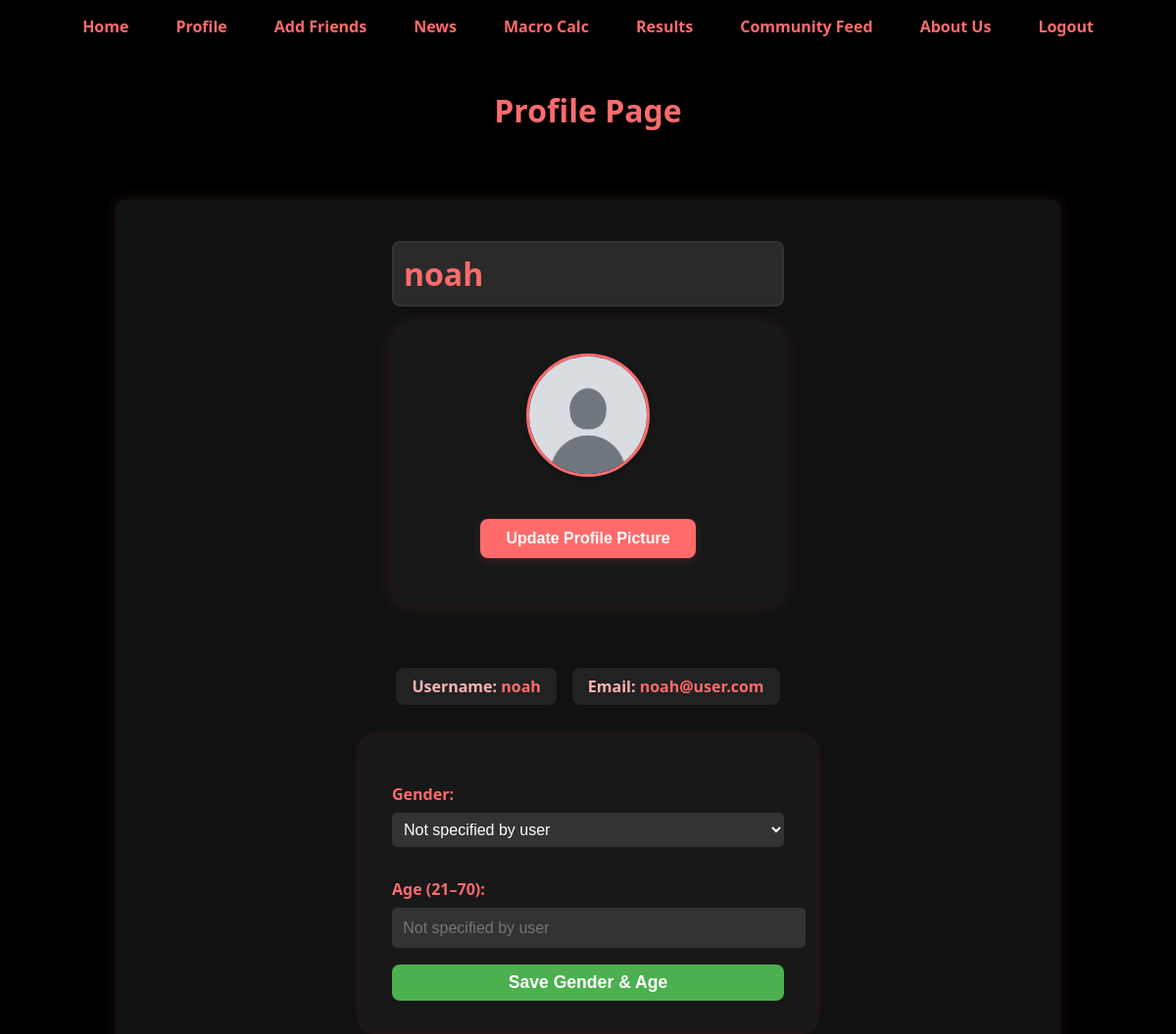
Before: /profile (signed in, upper part) with the older database file.
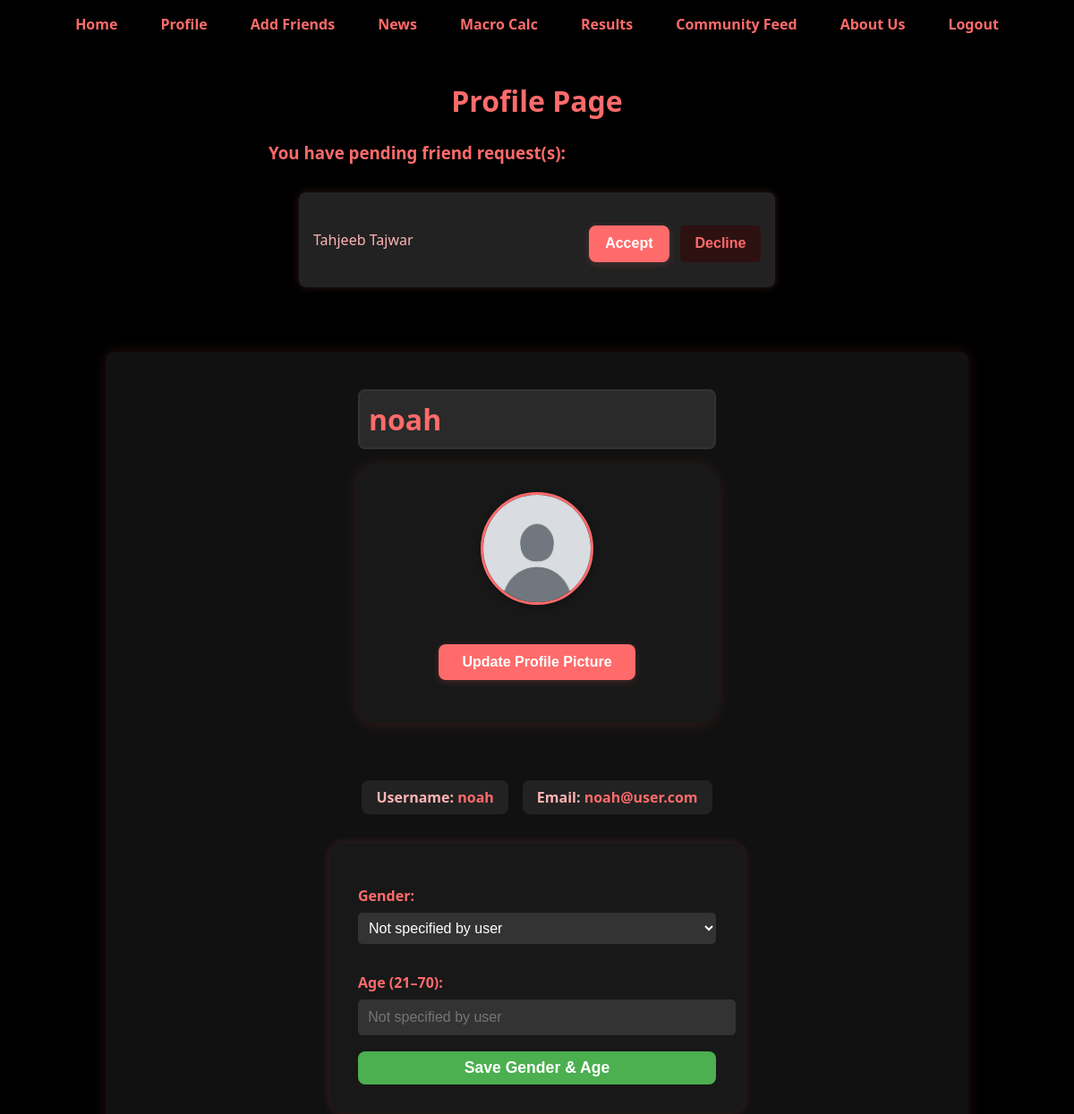
After: the same page with the newer database file.
### app/models.py (models this page shows)
class FriendRequest(db.Model):
    __tablename__ = 'friend_request'
    request_id = db.Column(db.Integer, primary_key=True)
    requester_id = db.Column(
        db.Integer,
        db.ForeignKey('user.id'),
    )
    receiver_id  = db.Column(
        db.Integer,
        db.ForeignKey('user.id'),
    )
    status = db.Column(
        db.String(20),
        nullable=False,
        default='pending'
    )
    requester = db.relationship(
        'User',
        foreign_keys=[requester_id],
        back_populates='requests_sent'
    )
    receiver  = db.relationship(
        'User',
        foreign_keys=[receiver_id],
        back_populates='requests_received'
    )

class User(db.Model, UserMixin):
    id = db.Column(db.Integer, primary_key=True)
    name = db.Column(db.String(80), unique=True, nullable=False)
    email = db.Column(db.String(120), unique=True, nullable=False)
    password = db.Column(db.String(120), nullable=False)
    gender = db.Column(db.String(10))
    age = db.Column(db.Integer)
    profile_picture = db.Column(db.String(255), default='placeholder-profile.jpg')
    requests_sent = db.relationship(
        'FriendRequest',
        foreign_keys='FriendRequest.requester_id',
        back_populates='requester',
        lazy='dynamic'
    )
    requests_received = db.relationship(
        'FriendRequest',
        foreign_keys='FriendRequest.receiver_id',
        back_populates='receiver',
        lazy='dynamic'
    )
    friends = db.relationship(
        'User',
        secondary=friend_assoc,
        primaryjoin=(id == friend_assoc.c.user_id),
        secondaryjoin=(id == friend_assoc.c.friend_id),
        lazy='dynamic'
    )

### app/routes.py (the view)
@app.route("/profile")
@login_required
def profile():
    macro_posts = MacroPost.query.filter_by(user_id=current_user.id).order_by(MacroPost.timestamp.desc()).all()
    form = ProfilePictureForm()
    pending_requests = FriendRequest.query.filter_by(receiver_id=current_user.id, status='pending').all()
    return render_template(
        "profile.html",
        user=current_user,
        macro_posts=macro_posts,
        form=form,
        pending_requests=pending_requests,
    )

### app/forms.py
class ProfilePictureForm(FlaskForm):
    picture = FileField('Update Profile Picture', validators=[
        FileAllowed(['jpg', 'png', 'jpeg'], 'Images only!')
    ])
    submit = SubmitField('Update Picture')

### app/__init__.py (called while the page is built)
@login_manager.user_loader
def load_user(user_id):
    return User.query.get(int(user_id))

### app/templates/profile.html (shortened to what this page needs)
{% extends "base.html" %}
{% block content %}
<div class="profile-container">
    <header class="profile-header">
        <h1>Profile Page</h1>
        {% if pending_requests %}
        <div style="margin: 1.5em auto; max-width: 600px;">
            <h3 style="color:#ff6b6b; margin-bottom: 1em;">You have pending friend request(s):
            </h3>
            {% for request in pending_requests %}
            <form action="{{ url_for('respond_friend_request', request_id=request.request_id) }}" method="POST"
                style="display:flex; justify-content:space-between; align-items:center; background:#222; padding:0.8em 1em; border-radius:8px; margin-bottom:10px;">
                <span style="color:#ffb3b3;"> {{ request.requester.name }}</span>
                <div>
                    <button name="decision" value="accept" class="profile-btn update-btn" style="margin-right:0.5em; width:90px;">Accept</button>
                    <button name="decision" value="decline" class="delete-btn" style="width:90px;">Decline</button>
                </div>
            </form>
            {% endfor %}
        </div>
        {% endif %}
    </header>
    <section class="profile-info">
        <div style="display:flex; flex-direction:column; align-items:center; margin-bottom: 2em;">
            <h2 style="font-size:2rem; font-weight:bold; color:#ff6b6b; margin-bottom:0.5em;">{{ user.name }}</h2>
            <div class="profile-card">
                <img src="{{ url_for('static', filename='profile_pics/' + user.profile_picture) }}" alt="Profile Picture" class="profile-picture">
            {% if current_user.id == user.id %}
               <button onclick="document.getElementById('profile-picture-form').style.display='block'" class="profile-btn update-btn">Update Profile Picture</button>
            {% endif %}
            </div>
        </div>
        <div style="display:flex; justify-content:center; gap:1em; margin-bottom:1em;">
            <div style="background:#222; color:#ffb3b3; padding:0.5em 1em; border-radius:8px; font-weight:bold;">Username: <span style="color:#ff6b6b;">{{ user.name }}</span></div>
            <div style="background:#222; color:#ffb3b3; padding:0.5em 1em; border-radius:8px; font-weight:bold;">Email: <span style="color:#ff6b6b;">{{ user.email }}</span></div>
        </div>
        <form action="{{ url_for('update_profile_info') }}" method="POST" style="margin-top: 1em; background:#181818; padding:2em; border-radius:16px; box-shadow:0 0 10px #ff6b6b33; max-width:400px; margin-left:auto; margin-right:auto;">
            <label for="gender" style="color:#ff6b6b; font-weight:bold;">Gender:</label>
            <select id="gender" name="gender" required style="width:100%; margin-bottom:1em; padding:0.5em; font-size:1rem; box-sizing:border-box;" {% if current_user.id != user.id %}disabled{% endif %}>
                <option disabled {% if not user.gender %}selected{% endif %}>
                    {{ user.gender if user.gender else "Not specified by user" }}
                </option>
             </select>
             <label for="age" style="color:#ff6b6b; font-weight:bold;">Age (21–70):</label>
             <input type="text" id="age" name="age" value="{{ user.age if user.age else '' }}" placeholder="Not specified by user" {% if current_user.id != user.id %}disabled class="disabled-field"{% endif %}>
            {% if current_user.id == user.id %}
               <button type="submit" style="margin-top: 1em; background-color: #4CAF50; color: white; font-weight: bold; padding: 8px 16px; border: none; border-radius: 8px; cursor: pointer; width:100%; font-size:1.1rem;">Save Gender & Age</button>
            {% endif %}
        </form>
    </section>
</div>
{% endblock %}

Changed rows visible on the page:
added FriendRequest: requester.name "Tahjeeb Tajwar"
Other visible differences:
text now shown: "You have pending friend request(s):"
